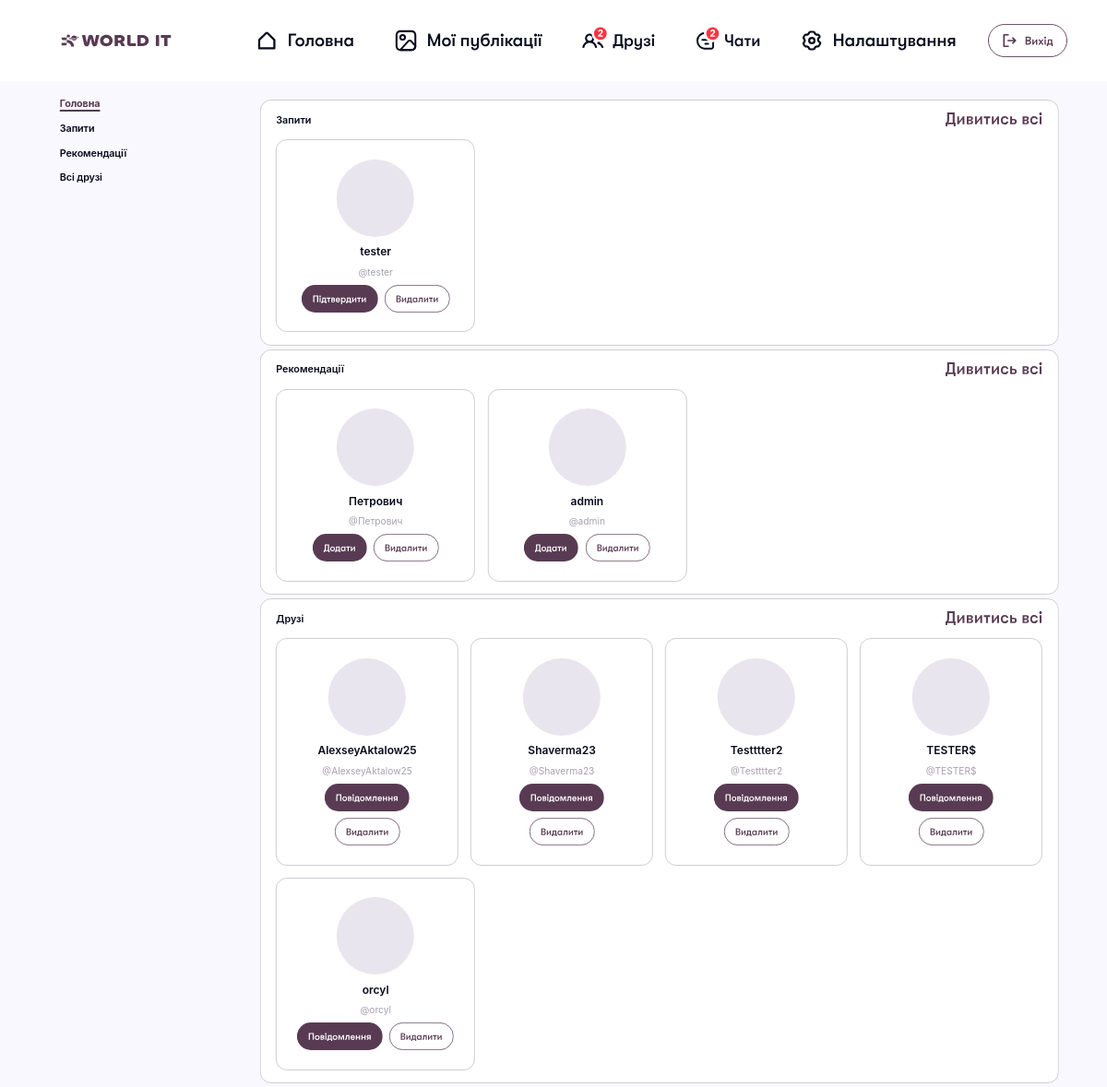
The page /user/ (signed in) on the database its author committed.
### user_app/models.py (models this page shows)
class User(AbstractUser):
    username = models.CharField(
        max_length=150,
        blank=True,
        null=True
    )
    email = models.EmailField(
        unique=True
    )
    USERNAME_FIELD = 'email'
    REQUIRED_FIELDS = []

### user_app/views.py (the view)
# urls.py: path('', FriendsView.as_view(), name='friends'),
class FriendsView(LoginRequiredMixin, TemplateView):
    template_name = 'user_app/friends.html'
    login_url = '/auth-form/'
    def get_context_data(self, **kwargs):
        context = super().get_context_data(**kwargs)
        hidden_ids = self.request.session.get('hidden_recommendations', [])
        context['sections'] = {
            'requests': {
                'title': 'Запити',
                'users': get_users_by_section(self.request.user, 'requests')[:3]
            },
            'recommendations': {
                'title': 'Рекомендації',
                'users': get_users_by_section(self.request.user, 'recommendations', hidden_ids=hidden_ids)[:6]
            },
            'friends': {
                'title': 'Друзі',
                'users': get_users_by_section(self.request.user, 'friends')[:6]
            },
        }
        return context

### user_app/templates/user_app/friends.html (shortened to what this page needs)
{% extends "base.html" %}
{% load static %}
{% block links %}
    <link rel="stylesheet" href="{% static 'user_static/user_index.css' %}">
{% endblock %}
{% block content %}
    <div class="friends-layout">
        {% include "user_app/particles/friends/friends_nav.html" %}
        {% include "user_app/particles/friends/friends_home.html" %}
    </div>
{% endblock %}

### user_app/templates/user_app/particles/friends/friend_cards.html
{% load static %}
{% for person in users %}
    <article class="friend-card" data-person-id="{{ person.id }}">
        <div class="friend-card-avatar"></div>
        <div class="friend-card-name">{% firstof person.username person.email %}</div>
        <div class="friend-card-username">@{{ person.username }}</div>
        <div class="friend-card-actions">
            {% if section == "requests" %}
                <img src="{% static 'images/AcceptButton.svg' %}" alt="Підтвердити" data-action="accept" style="cursor:pointer;">
                <img src="{% static 'images/DeleteButton.svg' %}" alt="Відхилити" data-action="reject" style="cursor:pointer;">
            {% elif section == "recommendations" %}
                <img src="{% static 'images/AddButton.svg' %}" alt="Додати" data-action="request" style="cursor:pointer;">
                <img src="{% static 'images/DeleteButton.svg' %}" alt="Видалити" data-action="hide" style="cursor:pointer;">
            {% else %}
                <img src="{% static 'images/MessageButton.svg' %}" alt="Повідомлення" data-action="message" style="cursor:pointer;">
                <img src="{% static 'images/DeleteButton.svg' %}" alt="Видалити" data-action="delete" style="cursor:pointer;">
            {% endif %}
        </div>
    </article>
{% empty %}
    <p class="friends-empty">Порожньо</p>
{% endfor %}

### static/css/base.css (style rules this page uses)
body { margin: 0; min-height: 100vh; background-color: #FAF8FF; overflow-x: hidden; }
html, body { overflow-x: hidden; }

### user_app/static/user_static/user_index.css (style rules this page uses)
* { margin: 0; padding: 0; box-sizing: border-box; }
body { font-family: 'Inter', sans-serif; background: #FAF8FF; }
.friends-layout { display: flex; width: 100%; min-height: 90vh; }
.friend-card { display: flex; flex-direction: column; align-items: center; gap: clamp(1vh, 0.7vw, 1.5vh); flex: 1 1 15vw; max-width: 18vw; min-width: 15vw; background: #FFFFFF; border: 0.1vw solid #CDCED2; border-radius: 1vw; padding: clamp(2vh, 1.7vw, 3.5vh) clamp(1.2vw, 1.1vw, 1.6vw); box-sizing: border-box; }
.friend-card-avatar { width: clamp(6vw, 7vw, 9vw); height: clamp(6vw, 7vw, 9vw); border-radius: 50%; background-color: #E9E5EE; flex-shrink: 0; }
.friend-card-name { font-size: clamp(0.9vw, 1vw, 1.2vw); font-weight: 600; color: #070A1C; text-align: center; width: 100%; overflow: hidden; text-overflow: ellipsis; white-space: nowrap; font-family: 'Inter', sans-serif; }
.friend-card-username { font-size: clamp(0.75vw, 0.85vw, 1vw); color: #A6A0AE; text-align: center; width: 100%; overflow: hidden; text-overflow: ellipsis; white-space: nowrap; font-family: 'Inter', sans-serif; }
.friend-card-actions { display: flex; flex-direction: row; gap: clamp(0.6vw, 0.6vw, 0.8vw); width: 100%; justify-content: center; flex-wrap: wrap; }
.friend-card-actions img { cursor: pointer; height: clamp(3vh, 2.5vw, 5vh); width: auto; }

### rows shown on the page
User: username "tester"
User: username "Петрович"
User: username "admin"
User: username "AlexseyAktalow25"
User: username "Shaverma23"
User: username "Testttter2"
User: username "TESTER$"
User: username "orcyl"

### other values the page prints
{{ section.title }} "Запити" "Рекомендації" "Друзі"
